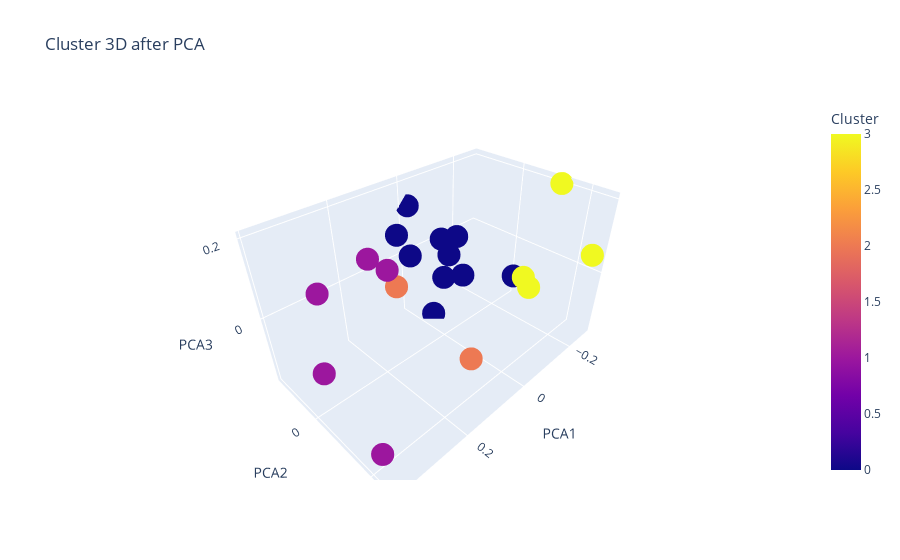

This figure's notebook cell:
### Code cell
import plotly.express as px

df_pca=pd.DataFrame(X_pca_KM, columns=['PCA1', 'PCA2', 'PCA3'], index= df_final.index)
df_pca['Cluster']= df_final['KMeans_labels']
df_pca['Nationality']= df_final.index

fig= px.scatter_3d(df_pca, x='PCA1', y='PCA2', z='PCA3', color='Cluster', hover_name='Nationality', title= 'Cluster 3D after PCA')
fig.show()

### Figure 1 — Plotly figure (JSON) as saved in the notebook; plotly's stock layout.template omitted (floating-point values rounded to 4 significant figures)
{"data": [{"hovertemplate": "<b>%{hovertext}</b><br><br>PCA1=%{x}<br>PCA2=%{y}<br>PCA3=%{z}<br>Cluster=%{marker.color}<extra></extra>", "hovertext": ["Australia", "Austria", "Belgium", "Canada", "China", "Denmark", "Finland", "France", "Germany", "India", "Ireland", "Italy", "Netherlands", "Norway", "Poland", "Portugal", "Spain", "Sweden", "Switzerland", "United Kingdom", "USA"], "legendgroup": "", "marker": {"color": [0, 0, 0, 0, 2, 2, 1, 0, 0, 3, 1, 3, 0, 1, 3, 3, 0, 1, 0, 1, 0], "coloraxis": "coloraxis", "symbol": "circle"}, "mode": "markers", "name": "", "scene": "scene", "showlegend": false, "type": "scatter3d", "x": [-0.01697, -0.0335, -0.1263, -0.004618, 0.04932, 0.1228, 0.1707, -0.1443, -0.1344, -0.2455, 0.3846, -0.1766, -0.09472, 0.3017, -0.06074, -0.272, -0.2366, 0.2159, -0.1595, 0.3857, 0.07498], "y": [-0.1527, -0.07839, -0.1407, -0.1356, 0.1401, -0.04072, -0.00804, -0.127, -0.1382, 0.2554, 0.216, 0.1339, -0.05124, -0.091, 0.1897, 0.1288, 0.04035, -0.01163, -0.084, 0.04316, -0.08813], "z": [0.1359, -0.1792, 0.001907, 6.12e-05, -0.1537, 0.009, 0.09239, -0.0518, -0.1311, 0.06582, -0.1239, -0.05442, 0.05677, 0.05316, 0.05807, 0.2032, -0.09013, 0.1385, -0.1093, -0.03252, 0.1112]}], "layout": {"autosize": true, "coloraxis": {"colorbar": {"title": {"text": "Cluster"}}, "colorscale": [[0, "#0d0887"], [0.1111, "#46039f"], [0.2222, "#7201a8"], [0.3333, "#9c179e"], [0.4444, "#bd3786"], [0.5556, "#d8576b"], [0.6667, "#ed7953"], [0.7778, "#fb9f3a"], [0.8889, "#fdca26"], [1, "#f0f921"]]}, "legend": {"tracegroupgap": 0}, "scene": {"aspectmode": "auto", "aspectratio": {"x": 1.405, "y": 0.8717, "z": 0.8166}, "domain": {"x": [0, 1], "y": [0, 1]}, "xaxis": {"title": {"text": "PCA1"}, "type": "linear"}, "yaxis": {"title": {"text": "PCA2"}, "type": "linear"}, "zaxis": {"title": {"text": "PCA3"}, "type": "linear"}}, "title": {"text": "Cluster 3D after PCA"}}}
